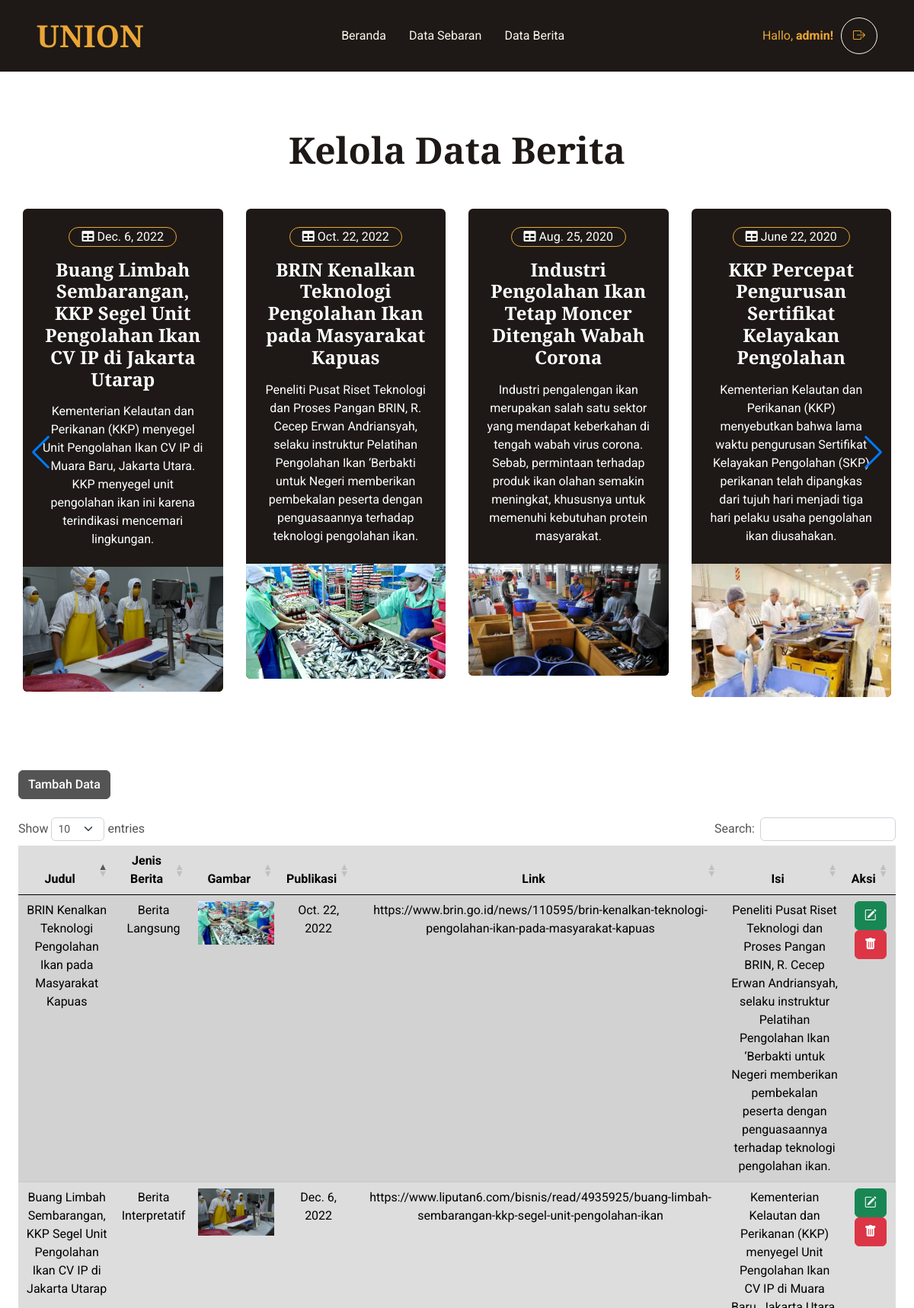
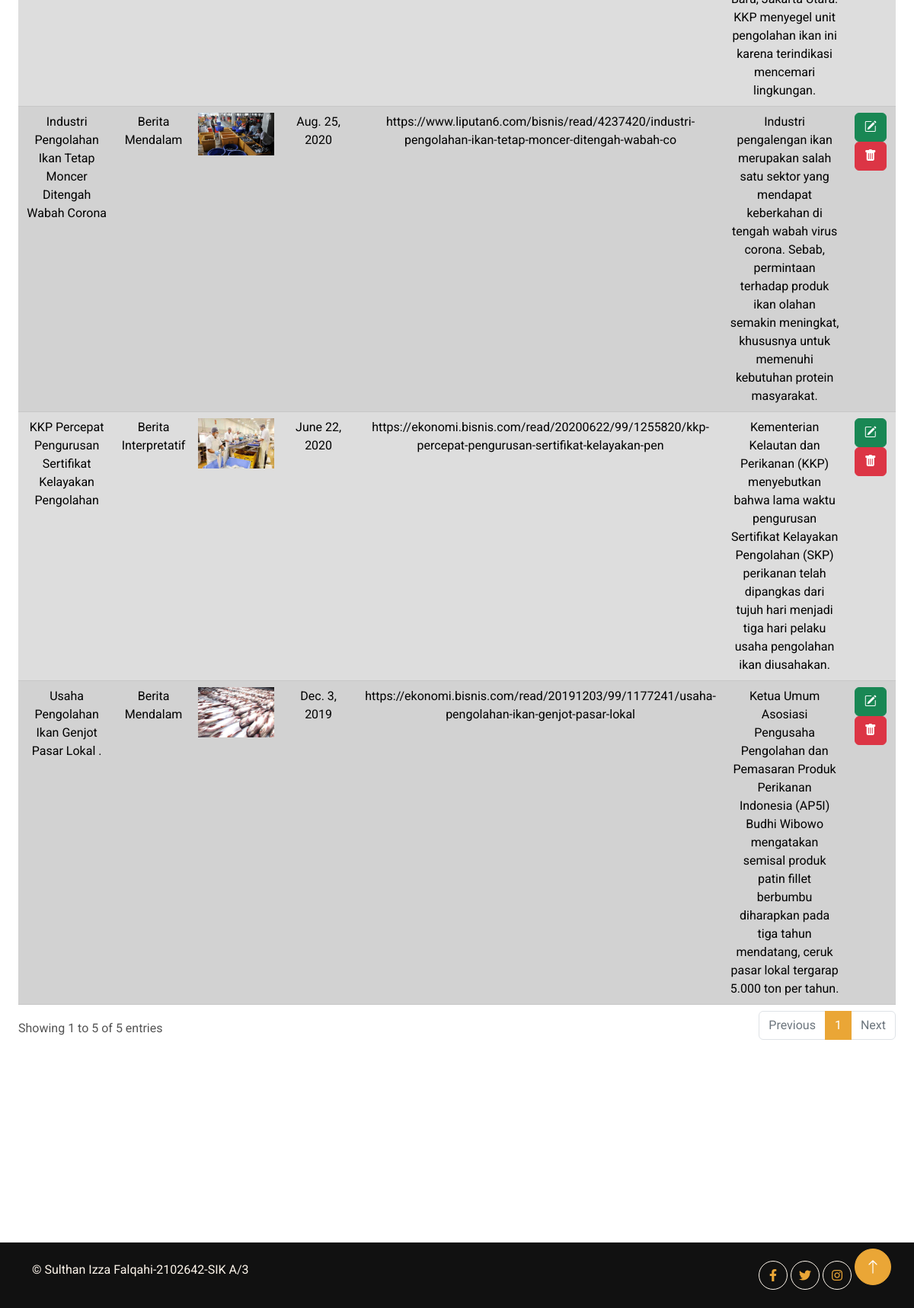
Screenshot of /berita/ (signed in) with the database file from the repository (2 pictures, top to bottom).
### pengolahan_app/models.py (models this page shows, shortened)
class Berita(models.Model):
   judul = models.CharField(max_length=100)
   img = models.FileField(upload_to='berita/', null=True)
   publikasi = models.DateField(null=True)
   link = models.CharField(max_length=100)
   isi = models.TextField()
   jenis_id = models.ForeignKey(Jenis, on_delete=models.CASCADE, null=True)

class Jenis(models.Model):
   nama = models.CharField(max_length=40)
   keterangan = models.TextField()
   def __str__(self):
      return self.nama

### pengolahan_app/views.py (the view)
# urls.py: path('berita/', berita),
@login_required(login_url=settings.LOGIN_URL)
def berita(request):
    artikel = Berita.objects.all()
    data = {
        'Title' : "UNION || Admin Berita",
        'artikel' : artikel,
    }
    return render(request, 'berita.html', data)

### pengolahan_app/templates/berita.html (shortened to what this page needs)
{% extends 'base2.html' %}
{% load static %}
{% block content %}
<br><br><br>
<div class="container-xxl py-6">
    <div class="container">
        <div class="text-center mx-auto mb-5 wow fadeInUp" data-wow-delay="0.1s" style="max-width: 500px;">
            <h1 class="display-5 mb-4">Kelola Data Berita</h1>
        </div>
            <div class="row g-4">
              <div class="swiper">
                <div class="slide-content">
                <div class="swiper-wrapper">
                {% for berita in artikel %}
                <div class="col-lg-3 col-md-6 wow fadeInUp swiper-slide" data-wow-delay="0.1s">
                    <div class="product-item d-flex flex-column rounded overflow-hidden h-100" style="background-color: #1E1916; color: white;">
                        <div class="text-center p-4">
                            <div class="d-inline-block border border-primary rounded-pill px-3 mb-3"><i class="fa fa-table"></i> {{ berita.publikasi }}</div>
                            <h4 class="mb-3" style="color: white;" >{{ berita.judul }}</h4>
                            <span>{{ berita.isi }}</span>
                        </div>
                        <div class="position-relative mt-auto">
                          {% if berita.img %}
                          <img class="img-fluid" src="{{berita.img.url}}" alt="">
                           {% endif %}
                        </div>
                    </div>
                </div>
                {% endfor %}
                </div>
                </div>
                <div class="swiper-button-next"></div>
                <div class="swiper-button-prev"></div>
                </div>
                </div>
                </div>
                <div class="container-xxl py-6">
                <div class="row g-4">
                <div class="col-lg-12 wow fadeInUp" data-wow-delay="0.3s">
                  <div class="text-start">
                    <a href="/tambahberita" class="btn btn-secondary">Tambah Data</a>
                </div><br>
                <table class="table table-striped table-secondary wow fadeInUp" data-wow-delay="0.1s" id="example">
                <thead>
                  <tr>
                    <th scope="col" style="text-align:center;">Judul</th>
                    <th scope="col" style="text-align:center;">Jenis Berita</th>
                    <th scope="col" style="text-align:center;">Gambar</th>
                    <th scope="col" style="text-align:center;">Publikasi</th>
                    <th scope="col" style="text-align:center;">Link</th>
                    <th scope="col" style="text-align:center;">Isi</th>
                    <th scope="col" style="text-align:center;">Aksi</th>
                  </tr>
                </thead>
                <tbody>
                {% for berita in artikel %}
            <tr style="text-align:center;" >
                <td>{{ berita.judul }}</td>
                <td>{{ berita.jenis_id }}</td>
                {% if berita.img %}
                <td><img width="100px" src="{{berita.img.url}}" alt=""></td>
                {% endif %}
                <td>{{ berita.publikasi }}</td>
                <td>{{ berita.link }}</td>
                <td>{{ berita.isi }}</td>
                <td>
          <a class="btn btn-success" href="{% url 'update' berita.pk %}"  role="button"><i class="bi bi-pencil-square"></i></a>
          <a class="btn btn-danger" href="#" role="button" onclick="hapusberita('{{ berita.pk }}', '{{ berita.judul }}')"><i class="bi bi-trash-fill"></i></a>
                </td>
            </tr>
            {% endfor %}
        </tbody>
              </table>
    </div>
</div>
</div>
</div>
<br><br><br>
{% endblock %}

### templates/base2.html (shortened to what this page needs)
{% load static %}
<!DOCTYPE html>
<html lang="en">
<head>
    <link href="https://cdnjs.cloudflare.com/ajax/libs/font-awesome/5.10.0/css/all.min.css" rel="stylesheet">
    <link href="https://cdn.jsdelivr.net/npm/bootstrap-icons@1.4.1/font/bootstrap-icons.css" rel="stylesheet">
    <link href="{% static 'lib/animate/animate.min.css' %}" rel="stylesheet">
    <link href="{% static 'lib/owlcarousel/assets/owl.carousel.min.css' %}" rel="stylesheet">
    <link href="{% static 'css/bootstrap.min.css' %}" rel="stylesheet">
    <link href="{% static 'css/peta.css' %}" rel="stylesheet">
    <link href="{% static 'css/style.css' %}" rel="stylesheet">
    <link rel="stylesheet" href="https://unpkg.com/leaflet@1.9.3/dist/leaflet.css"/>
     <link rel="stylesheet" href="https://cdn.datatables.net/1.12.1/css/dataTables.bootstrap5.min.css">
    <link rel="stylesheet" href="https://cdn.jsdelivr.net/npm/swiper@8/swiper-bundle.min.css"/>
</head>
<body>
    {% include "navbar2.html" %}
    {% block content %}
    {% endblock %}
    {% include "footer.html" %}
</body>
</html>

### templates/navbar2.html (shortened to what this page needs)
{% load static %}
    <nav class="navbar navbar-expand-lg navbar-dark fixed-top py-lg-0 px-lg-5 wow fadeIn" style="background-color: #1E1916;" data-wow-delay="0.1s">
            <h1 class="text-primary m-0">UNION</h1>
        <div class="collapse navbar-collapse" id="navbarCollapse">
            <div class="navbar-nav mx-auto p-4 p-lg-0 text-center">
                <a href="/info" class="nav-item nav-link">Beranda</a>
                <a href="/sebaran" class="nav-item nav-link">Data Sebaran</a>
                <a href="/berita" class="nav-item nav-link">Data Berita</a>
            </div>
            {% if user.is_authenticated %}
            <p style="color: #EAA636;" class="mt-3" >Hallo, <b>{{ user }}!</b></p>
            {% endif %}
            <div class=" d-none d-lg-flex text-end">
                <div class="flex-shrink-0 btn-lg-square border border-light rounded-circle" style="margin-left: 10px;">
                   <a href="/logout"><i class="bi bi-box-arrow-right text-primary"></i></a>
                </div>
            </div>
        </div>
    </nav>

### templates/footer.html
{% load static %}
<div class="container-fluid copyright text-light py-4 wow fadeIn" data-wow-delay="0.1s">
    <div class="container">
        <div class="row">
            <div class="col-md-6 text-center text-md-start mb-3 mb-md-0">
                &copy; Sulthan Izza Falqahi-2102642-SIK A/3
            </div>
            <div class="col-lg-6 px-5 text-end">
                <div class="h-100 d-inline-flex align-items-center">
                    <a class="btn btn-square btn-outline-light rounded-circle me-1" href=""><i class="fab fa-facebook-f"></i></a>
                    <a class="btn btn-square btn-outline-light rounded-circle me-1" href=""><i class="fab fa-twitter"></i></a>
                    <a class="btn btn-square btn-outline-light rounded-circle me-1" href=""><i class="fab fa-instagram"></i></a>
                </div>
            </div>
        </div>
    </div>
</div>
<a href="#" class="btn btn-lg btn-primary btn-lg-square rounded-circle back-to-top"><i class="bi bi-arrow-up"></i></a>

### staticfiles_build/static/css/peta.css (style rules this page uses)
html, body { height: 100%; margin: 0; }

### staticfiles_build/static/css/style.css (style rules this page uses)
:root { --primary: #EAA636; --secondary: #545454; --light: #FDF5EB; --dark: #1E1916; }
h4, h5, h6, .h4, .h5, .h6 { font-weight: 600 !important; }
.py-6 { padding-top: 6rem; padding-bottom: 6rem; }
.back-to-top { position: fixed; display: none; right: 30px; bottom: 30px; z-index: 99; }
.btn { font-weight: 500; transition: .5s; }
.btn.btn-primary { color: #FFFFFF; }
.btn-square { width: 38px; height: 38px; }
.btn-lg-square { width: 48px; height: 48px; }
.btn-square, .btn-sm-square, .btn-lg-square { padding: 0; display: flex; align-items: center; justify-content: center; font-weight: normal; }
.navbar .navbar-nav .nav-link { padding: 35px 15px; color: var(--light); outline: none; }
.navbar.fixed-top { transition: .5s; }
.product-item { transition: .5s; }
.copyright { background: #111111; }
.copyright a { color: var(--primary); }

### rows the page displays
Berita: publikasi "Dec. 6, 2022", judul "Buang Limbah Sembarangan, KKP Segel Unit Pengolahan Ikan CV IP di Jakarta Utarap", isi "Kementerian Kelautan dan Perikanan (KKP) menyegel Unit Pengolahan Ikan CV IP di Muara Baru, Jakarta Utara. KKP menyegel unit pengolahan ikan ini karena terindikasi mencemari lingkungan.", img (picture), jenis_id "Berita Interpretatif", link "https://www.liputan6.com/bisnis/read/4935925/buang-limbah-sembarangan-kkp-segel-unit-pengolahan-ikan"
Berita: publikasi "Oct. 22, 2022", judul "BRIN Kenalkan Teknologi Pengolahan Ikan pada Masyarakat Kapuas", isi "Peneliti Pusat Riset Teknologi dan Proses Pangan BRIN, R. Cecep Erwan Andriansyah, selaku instruktur Pelatihan Pengolahan Ikan ‘Berbakti untuk Negeri memberikan pembekalan peserta dengan penguasaannya terhadap teknologi pengolahan ikan.", img (picture), jenis_id "Berita Langsung", link "https://www.brin.go.id/news/110595/brin-kenalkan-teknologi-pengolahan-ikan-pada-masyarakat-kapuas"
Berita: publikasi "Aug. 25, 2020", judul "Industri Pengolahan Ikan Tetap Moncer Ditengah Wabah Corona", isi "Industri pengalengan ikan merupakan salah satu sektor yang mendapat keberkahan di tengah wabah virus corona. Sebab, permintaan terhadap produk ikan olahan semakin meningkat, khususnya untuk memenuhi kebutuhan protein masyarakat.", img (picture), jenis_id "Berita Mendalam", link "https://www.liputan6.com/bisnis/read/4237420/industri-pengolahan-ikan-tetap-moncer-ditengah-wabah-co"
Berita: publikasi "June 22, 2020", judul "KKP Percepat Pengurusan Sertifikat Kelayakan Pengolahan", isi "Kementerian Kelautan dan Perikanan (KKP) menyebutkan bahwa lama waktu pengurusan Sertifikat Kelayakan Pengolahan (SKP) perikanan telah dipangkas dari tujuh hari menjadi tiga hari pelaku usaha pengolahan ikan diusahakan.", img (picture), jenis_id "Berita Interpretatif", link "https://ekonomi.bisnis.com/read/20200622/99/1255820/kkp-percepat-pengurusan-sertifikat-kelayakan-pen"
Berita: judul "Usaha Pengolahan Ikan Genjot Pasar Lokal .", jenis_id "Berita Mendalam", img (picture), publikasi "Dec. 3, 2019", link "https://ekonomi.bisnis.com/read/20191203/99/1177241/usaha-pengolahan-ikan-genjot-pasar-lokal", isi "Ketua Umum Asosiasi Pengusaha Pengolahan dan Pemasaran Produk Perikanan Indonesia (AP5I) Budhi Wibowo mengatakan semisal produk patin fillet berbumbu diharapkan pada tiga tahun mendatang, ceruk pasar lokal tergarap 5.000 ton per tahun."

### other values shown
{{ user }} "admin"
